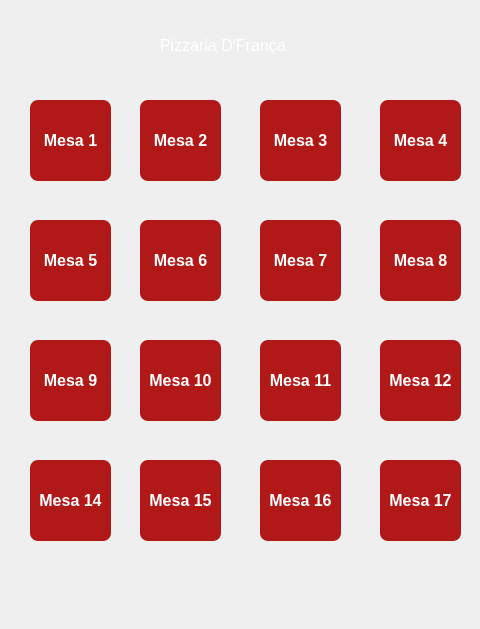
<?xml version="1.0" encoding="UTF-8"?>
<ui version="4.0">
 <class>Dialog</class>
 <widget class="QDialog" name="Dialog">
  <property name="geometry">
   <rect>
    <x>0</x>
    <y>0</y>
    <width>480</width>
    <height>629</height>
   </rect>
  </property>
  <property name="windowTitle">
   <string>Dialog</string>
  </property>
  <widget class="QPushButton" name="pushButton">
   <property name="geometry">
    <rect>
     <x>30</x>
     <y>100</y>
     <width>81</width>
     <height>81</height>
    </rect>
   </property>
   <property name="font">
    <font>
     <family>MS Sans Serif</family>
     <pointsize>12</pointsize>
     <weight>75</weight>
     <bold>true</bold>
    </font>
   </property>
   <property name="cursor">
    <cursorShape>OpenHandCursor</cursorShape>
   </property>
   <property name="styleSheet">
    <string notr="true">QPushButton{
	background-color: rgba(170, 0, 0, 0.9);
	border: none;
	border-radius: 8px;
	text-align: center;
	color: #FFFFFF;
}

QPushButton:hover {
	background-color: rgba(170, 0, 0,0.8);
}</string>
   </property>
   <property name="text">
    <string>Mesa 1</string>
   </property>
   <property name="default">
    <bool>false</bool>
   </property>
   <property name="flat">
    <bool>false</bool>
   </property>
  </widget>
  <widget class="QPushButton" name="pushButton_2">
   <property name="geometry">
    <rect>
     <x>380</x>
     <y>340</y>
     <width>81</width>
     <height>81</height>
    </rect>
   </property>
   <property name="font">
    <font>
     <family>MS Sans Serif</family>
     <pointsize>12</pointsize>
     <weight>75</weight>
     <bold>true</bold>
    </font>
   </property>
   <property name="styleSheet">
    <string notr="true">QPushButton{
	background-color: rgba(170, 0, 0, 0.9);
	border: none;
	border-radius: 8px;
	text-align: center;
	color: #FFFFFF;
}

QPushButton:hover {
	background-color: rgba(170, 0, 0,0.8);
}</string>
   </property>
   <property name="text">
    <string>Mesa 12</string>
   </property>
  </widget>
  <widget class="QPushButton" name="pushButton_3">
   <property name="geometry">
    <rect>
     <x>380</x>
     <y>220</y>
     <width>81</width>
     <height>81</height>
    </rect>
   </property>
   <property name="font">
    <font>
     <family>MS Sans Serif</family>
     <pointsize>12</pointsize>
     <weight>75</weight>
     <bold>true</bold>
    </font>
   </property>
   <property name="styleSheet">
    <string notr="true">QPushButton{
	background-color: rgba(170, 0, 0, 0.9);
	border: none;
	border-radius: 8px;
	text-align: center;
	color: #FFFFFF;
}

QPushButton:hover {
	background-color: rgba(170, 0, 0,0.8);
}</string>
   </property>
   <property name="text">
    <string>Mesa 8</string>
   </property>
  </widget>
  <widget class="QPushButton" name="pushButton_4">
   <property name="geometry">
    <rect>
     <x>260</x>
     <y>460</y>
     <width>81</width>
     <height>81</height>
    </rect>
   </property>
   <property name="font">
    <font>
     <family>MS Sans Serif</family>
     <pointsize>12</pointsize>
     <weight>75</weight>
     <bold>true</bold>
    </font>
   </property>
   <property name="styleSheet">
    <string notr="true">QPushButton{
	background-color: rgba(170, 0, 0, 0.9);
	border: none;
	border-radius: 8px;
	text-align: center;
	color: #FFFFFF;
}

QPushButton:hover {
	background-color: rgba(170, 0, 0,0.8);
}</string>
   </property>
   <property name="text">
    <string>Mesa 16</string>
   </property>
  </widget>
  <widget class="QPushButton" name="pushButton_5">
   <property name="geometry">
    <rect>
     <x>260</x>
     <y>340</y>
     <width>81</width>
     <height>81</height>
    </rect>
   </property>
   <property name="font">
    <font>
     <family>MS Sans Serif</family>
     <pointsize>12</pointsize>
     <weight>75</weight>
     <bold>true</bold>
    </font>
   </property>
   <property name="styleSheet">
    <string notr="true">QPushButton{
	background-color: rgba(170, 0, 0, 0.9);
	border: none;
	border-radius: 8px;
	text-align: center;
	color: #FFFFFF;
}

QPushButton:hover {
	background-color: rgba(170, 0, 0,0.8);
}</string>
   </property>
   <property name="text">
    <string>Mesa 11</string>
   </property>
  </widget>
  <widget class="QPushButton" name="pushButton_6">
   <property name="geometry">
    <rect>
     <x>260</x>
     <y>220</y>
     <width>81</width>
     <height>81</height>
    </rect>
   </property>
   <property name="font">
    <font>
     <family>MS Sans Serif</family>
     <pointsize>12</pointsize>
     <weight>75</weight>
     <bold>true</bold>
    </font>
   </property>
   <property name="styleSheet">
    <string notr="true">QPushButton{
	background-color: rgba(170, 0, 0, 0.9);
	border: none;
	border-radius: 8px;
	text-align: center;
	color: #FFFFFF;
}

QPushButton:hover {
	background-color: rgba(170, 0, 0,0.8);
}</string>
   </property>
   <property name="text">
    <string>Mesa 7</string>
   </property>
  </widget>
  <widget class="QPushButton" name="pushButton_7">
   <property name="geometry">
    <rect>
     <x>140</x>
     <y>460</y>
     <width>81</width>
     <height>81</height>
    </rect>
   </property>
   <property name="font">
    <font>
     <family>MS Sans Serif</family>
     <pointsize>12</pointsize>
     <weight>75</weight>
     <bold>true</bold>
    </font>
   </property>
   <property name="styleSheet">
    <string notr="true">QPushButton{
	background-color: rgba(170, 0, 0, 0.9);
	border: none;
	border-radius: 8px;
	text-align: center;
	color: #FFFFFF;
}

QPushButton:hover {
	background-color: rgba(170, 0, 0,0.8);
}</string>
   </property>
   <property name="text">
    <string>Mesa 15</string>
   </property>
  </widget>
  <widget class="QPushButton" name="pushButton_8">
   <property name="geometry">
    <rect>
     <x>140</x>
     <y>340</y>
     <width>81</width>
     <height>81</height>
    </rect>
   </property>
   <property name="font">
    <font>
     <family>MS Sans Serif</family>
     <pointsize>12</pointsize>
     <weight>75</weight>
     <bold>true</bold>
    </font>
   </property>
   <property name="styleSheet">
    <string notr="true">QPushButton{
	background-color: rgba(170, 0, 0, 0.9);
	border: none;
	border-radius: 8px;
	text-align: center;
	color: #FFFFFF;
}

QPushButton:hover {
	background-color: rgba(170, 0, 0,0.8);
}</string>
   </property>
   <property name="text">
    <string>Mesa 10</string>
   </property>
  </widget>
  <widget class="QPushButton" name="pushButton_9">
   <property name="geometry">
    <rect>
     <x>30</x>
     <y>340</y>
     <width>81</width>
     <height>81</height>
    </rect>
   </property>
   <property name="font">
    <font>
     <family>MS Sans Serif</family>
     <pointsize>12</pointsize>
     <weight>75</weight>
     <bold>true</bold>
    </font>
   </property>
   <property name="styleSheet">
    <string notr="true">QPushButton{
	background-color: rgba(170, 0, 0, 0.9);
	border: none;
	border-radius: 8px;
	text-align: center;
	color: #FFFFFF;
}

QPushButton:hover {
	background-color: rgba(170, 0, 0,0.8);
}</string>
   </property>
   <property name="text">
    <string>Mesa 9</string>
   </property>
  </widget>
  <widget class="QPushButton" name="pushButton_10">
   <property name="geometry">
    <rect>
     <x>140</x>
     <y>220</y>
     <width>81</width>
     <height>81</height>
    </rect>
   </property>
   <property name="font">
    <font>
     <family>MS Sans Serif</family>
     <pointsize>12</pointsize>
     <weight>75</weight>
     <bold>true</bold>
    </font>
   </property>
   <property name="styleSheet">
    <string notr="true">QPushButton{
	background-color: rgba(170, 0, 0, 0.9);
	border: none;
	border-radius: 8px;
	text-align: center;
	color: #FFFFFF;
}

QPushButton:hover {
	background-color: rgba(170, 0, 0,0.8);
}</string>
   </property>
   <property name="text">
    <string>Mesa 6</string>
   </property>
  </widget>
  <widget class="QPushButton" name="pushButton_11">
   <property name="geometry">
    <rect>
     <x>30</x>
     <y>460</y>
     <width>81</width>
     <height>81</height>
    </rect>
   </property>
   <property name="font">
    <font>
     <family>MS Sans Serif</family>
     <pointsize>12</pointsize>
     <weight>75</weight>
     <bold>true</bold>
    </font>
   </property>
   <property name="styleSheet">
    <string notr="true">QPushButton{
	background-color: rgba(170, 0, 0, 0.9);
	border: none;
	border-radius: 8px;
	text-align: center;
	color: #FFFFFF;
}

QPushButton:hover {
	background-color: rgba(170, 0, 0,0.8);
}</string>
   </property>
   <property name="text">
    <string>Mesa 14</string>
   </property>
  </widget>
  <widget class="QPushButton" name="pushButton_12">
   <property name="geometry">
    <rect>
     <x>30</x>
     <y>220</y>
     <width>81</width>
     <height>81</height>
    </rect>
   </property>
   <property name="font">
    <font>
     <family>MS Sans Serif</family>
     <pointsize>12</pointsize>
     <weight>75</weight>
     <bold>true</bold>
    </font>
   </property>
   <property name="styleSheet">
    <string notr="true">QPushButton{
	background-color: rgba(170, 0, 0, 0.9);
	border: none;
	border-radius: 8px;
	text-align: center;
	color: #FFFFFF;
}

QPushButton:hover {
	background-color: rgba(170, 0, 0,0.8);
}</string>
   </property>
   <property name="text">
    <string>Mesa 5</string>
   </property>
  </widget>
  <widget class="QPushButton" name="pushButton_13">
   <property name="geometry">
    <rect>
     <x>380</x>
     <y>100</y>
     <width>81</width>
     <height>81</height>
    </rect>
   </property>
   <property name="font">
    <font>
     <family>MS Sans Serif</family>
     <pointsize>12</pointsize>
     <weight>75</weight>
     <bold>true</bold>
    </font>
   </property>
   <property name="styleSheet">
    <string notr="true">QPushButton{
	background-color: rgba(170, 0, 0, 0.9);
	border: none;
	border-radius: 8px;
	text-align: center;
	color: #FFFFFF;
}

QPushButton:hover {
	background-color: rgba(170, 0, 0,0.8);
}</string>
   </property>
   <property name="text">
    <string>Mesa 4</string>
   </property>
  </widget>
  <widget class="QPushButton" name="pushButton_14">
   <property name="geometry">
    <rect>
     <x>260</x>
     <y>100</y>
     <width>81</width>
     <height>81</height>
    </rect>
   </property>
   <property name="font">
    <font>
     <family>MS Sans Serif</family>
     <pointsize>12</pointsize>
     <weight>75</weight>
     <bold>true</bold>
    </font>
   </property>
   <property name="styleSheet">
    <string notr="true">QPushButton{
	background-color: rgba(170, 0, 0, 0.9);
	border: none;
	border-radius: 8px;
	text-align: center;
	color: #FFFFFF;
}

QPushButton:hover {
	background-color: rgba(170, 0, 0,0.8);
}</string>
   </property>
   <property name="text">
    <string>Mesa 3</string>
   </property>
  </widget>
  <widget class="QPushButton" name="pushButton_15">
   <property name="geometry">
    <rect>
     <x>140</x>
     <y>100</y>
     <width>81</width>
     <height>81</height>
    </rect>
   </property>
   <property name="font">
    <font>
     <family>MS Sans Serif</family>
     <pointsize>12</pointsize>
     <weight>75</weight>
     <bold>true</bold>
    </font>
   </property>
   <property name="styleSheet">
    <string notr="true">QPushButton{
	background-color: rgba(170, 0, 0, 0.9);
	border: none;
	border-radius: 8px;
	text-align: center;
	color: #FFFFFF;
}

QPushButton:hover {
	background-color: rgba(170, 0, 0,0.8);
}</string>
   </property>
   <property name="text">
    <string>Mesa 2</string>
   </property>
  </widget>
  <widget class="QPushButton" name="pushButton_16">
   <property name="geometry">
    <rect>
     <x>380</x>
     <y>460</y>
     <width>81</width>
     <height>81</height>
    </rect>
   </property>
   <property name="font">
    <font>
     <family>MS Sans Serif</family>
     <pointsize>12</pointsize>
     <weight>75</weight>
     <bold>true</bold>
    </font>
   </property>
   <property name="styleSheet">
    <string notr="true">QPushButton{
	background-color: rgba(170, 0, 0, 0.9);
	border: none;
	border-radius: 8px;
	text-align: center;
	color: #FFFFFF;
}

QPushButton:hover {
	background-color: rgba(170, 0, 0,0.8);
}</string>
   </property>
   <property name="text">
    <string>Mesa 17</string>
   </property>
  </widget>
  <widget class="QLabel" name="label">
   <property name="geometry">
    <rect>
     <x>160</x>
     <y>30</y>
     <width>181</width>
     <height>31</height>
    </rect>
   </property>
   <property name="styleSheet">
    <string notr="true">QLabel{
	text-align: center;
	color: rgb(255,255,255);
	font-size: 16px;
	font: 75 16pt &quot;MS Shell Dlg 2&quot;;
}</string>
   </property>
   <property name="text">
    <string>Pizzaria D'França</string>
   </property>
  </widget>
  <widget class="QLabel" name="label_2">
   <property name="geometry">
    <rect>
     <x>6</x>
     <y>0</y>
     <width>471</width>
     <height>631</height>
    </rect>
   </property>
   <property name="text">
    <string/>
   </property>
   <property name="pixmap">
    <pixmap>../../Downloads/pizza-g404793854_1920.jpg</pixmap>
   </property>
   <property name="scaledContents">
    <bool>true</bool>
   </property>
  </widget>
  <zorder>label_2</zorder>
  <zorder>pushButton</zorder>
  <zorder>pushButton_2</zorder>
  <zorder>pushButton_3</zorder>
  <zorder>pushButton_4</zorder>
  <zorder>pushButton_5</zorder>
  <zorder>pushButton_6</zorder>
  <zorder>pushButton_7</zorder>
  <zorder>pushButton_8</zorder>
  <zorder>pushButton_9</zorder>
  <zorder>pushButton_10</zorder>
  <zorder>pushButton_11</zorder>
  <zorder>pushButton_12</zorder>
  <zorder>pushButton_13</zorder>
  <zorder>pushButton_14</zorder>
  <zorder>pushButton_15</zorder>
  <zorder>pushButton_16</zorder>
  <zorder>label</zorder>
 </widget>
 <resources/>
 <connections/>
</ui>
